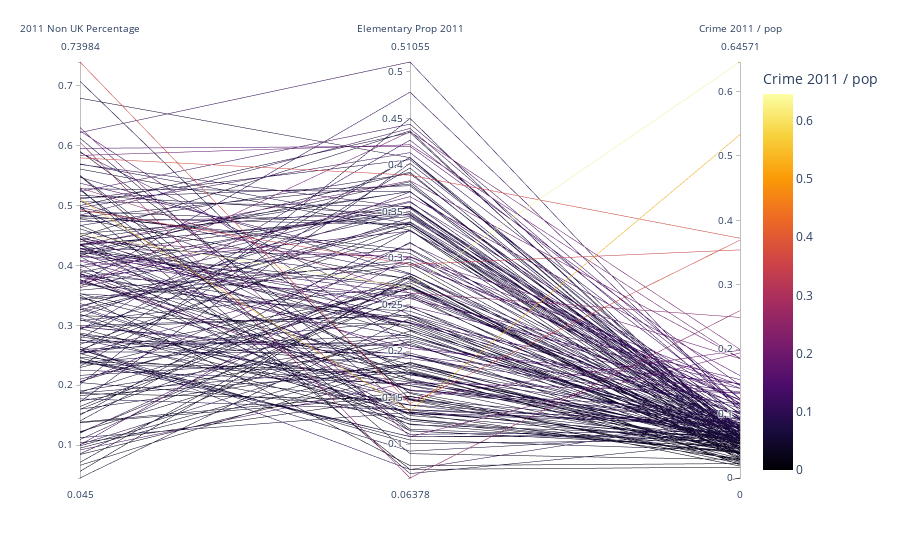

Notebook cell for this chart:
### Code cell
pd.DataFrame.iteritems = pd.DataFrame.items #workaround due to version changes of Databricks Runtime
#grid_clip2['V_High'] = (grid_clip2[ 'Median Price Per Area'] > 12000).astype(int)

sampled_df = crime_final.sample(n=200, random_state=42)
fig = px.parallel_coordinates(sampled_df,
                            dimensions=['2011 Non UK Percentage','Elementary Prop 2011', 'Crime 2011 / pop' ],
                            color='Crime 2011 / pop',  # Change the color based on 'Crime 2011 / pop' column
                            color_continuous_scale=('Inferno'))  # Change the color scale if needed))
fig. show()

### Figure 1 — Plotly figure (JSON) as saved in the notebook; plotly's stock layout.template omitted (floating-point values rounded to 4 significant figures; data arrays with more than 128 entries replaced by an {"elided": "..."} marker saying what was removed)
{"data": [{"dimensions": [{"label": "2011 Non UK Percentage", "values": {"elided": "200 float values"}}, {"label": "Elementary Prop 2011", "values": {"elided": "200 float values"}}, {"label": "Crime 2011 / pop", "values": {"elided": "200 float values"}}], "domain": {"x": [0, 1], "y": [0, 1]}, "line": {"color": {"elided": "200 float values"}, "coloraxis": "coloraxis"}, "name": "", "type": "parcoords"}], "layout": {"coloraxis": {"colorbar": {"title": {"text": "Crime 2011 / pop"}}, "colorscale": [[0, "#000004"], [0.1111, "#1b0c41"], [0.2222, "#4a0c6b"], [0.3333, "#781c6d"], [0.4444, "#a52c60"], [0.5556, "#cf4446"], [0.6667, "#ed6925"], [0.7778, "#fb9b06"], [0.8889, "#f7d13d"], [1, "#fcffa4"]]}, "legend": {"tracegroupgap": 0}, "margin": {"t": 60}}}
